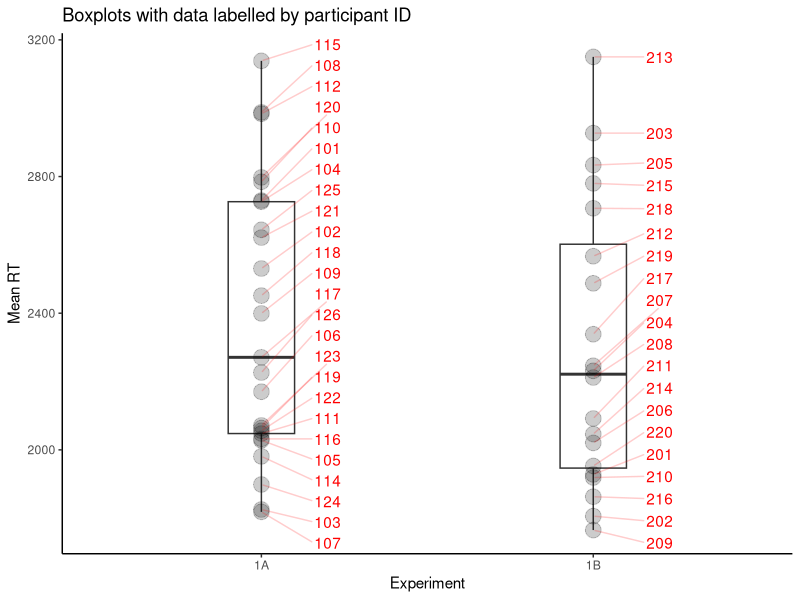

Source code (R): (Note: this script raises an error after producing the figure.)
## ---- chunk 1
knitr::opts_chunk$set(echo = FALSE, include = FALSE)
date_compiled_title = c("PDF created on", date())
## ---- chunk 2
library(tidyverse)
library(broom)
library(kableExtra)
library(ggrepel)
library(afex)
library(BayesFactor)

theme_set(theme_classic())

setwd(dirname(rstudioapi::getActiveDocumentContext()$path)) # set wd to current file location

data <- read_csv("data_tidy_CCVR03.csv")

# split into main data and awareness phase
dataAw <- filter(data, phase == 2)
dataMain <- 
  filter(data, phase == 1) %>% 
  mutate(TT = if_else(set %in% c(1,2), "repeated", "random"), # recode set into 2 variables
         targ_depth = if_else(set %in% c(1,3), "near", "far"),
         epoch = ceiling(block/5)) %>% 
  select(sub_exp:phase, epoch, block:set, TT, targ_depth, everything())

# did anyone not finish the main task? (yes, one participant)
did_not_finish <- 
  dataMain %>% 
  group_by(subj) %>% 
  count() %>% 
  filter(n < 480)

# remove any participant that failed to finish the main task
dataMain <- dataMain %>% 
  filter(!subj %in% did_not_finish$subj)

## ---- chunk 3

# get demographic information from each participant
data_demog <- 
  dataMain %>% 
  group_by(subj) %>% 
  slice(1) %>% # take top row
  ungroup() %>% 
  select(subj,sub_exp, age,gender)

# create summary stats of gender, number of participants
demog_summary <- 
  data_demog %>% 
  group_by(sub_exp) %>% 
  summarise(n = n(),
            mean_age = mean(age),
            sd_age = sd(age),
            males = sum(gender=="M"),
            females = sum(gender=="F"),
            non_binary = sum(!gender %in% c("M", "F")))

# summary statistics of response patterns, by sub_exp
basic_resp_stats <- 
  dataMain %>%
  group_by(sub_exp,subj) %>%
  summarise(mean_RT = mean(RT),
            mean_Extra_Resp = mean(num_additional_Rs),
            perc_Rs_Over1 = sum(num_additional_Rs>0)/n(),
            perc_Rs_Over2 = sum(num_additional_Rs>1)/n()) %>% 
  group_by(sub_exp) %>% 
  summarise_all(list(mean = mean, sd = sd)) %>% # from participant summaries, compute sub exp. summary stats
  select(-contains("subj")) 

# create table from those summary statistics
table_basic_resp_stats <- 
  basic_resp_stats %>% 
  pivot_longer(cols = mean_RT_mean:perc_Rs_Over2_sd, names_to = "stat") %>% 
  kable(digits = 2) %>% 
  kable_styling(latex_options = "hold_position", position = "left")

# what was the distribution of responses by experiment?
dataMain %>% 
  filter(pattern %in% c(2,4)) %>% 
  group_by(sub_exp, num_additional_Rs) %>%
  summarise(n_trials = n(),
            mean_RT = mean(RT)) %>% 
  mutate(prop = n_trials/sum(n_trials)) %>% 
  filter(num_additional_Rs<10)
# this analysis isn't reported, but most common was for trials to have 0 (registered response first time), 1, or 2 additional spacebar responses


data %>%
  group_by(sub_exp,subj) %>% 
  summarise(numTOs = sum(RT>10000)) %>% 
  view()

# filter trials with more than 2 responses (num additional Rs > 1), timeouts,
# and outlier RTs  
data <- 
  dataMain %>% 
  filter(num_additional_Rs<=1, dist_to_T>=0) %>%  # too many responses and timeouts
  group_by(subj) %>% 
  mutate(zRT = scale(RT)) %>% 
  filter(between(zRT,-2.5,2.5)) %>% 
  ungroup() 

# what percentage of trials were removed for each participant?
perc_removed <- 
  data %>%
  group_by(subj) %>% 
  summarise(perc = (1 - (n()/480))*100)

# compute normalised RT (norm_RT), for calculating w/s error bars (i.e., Cosin)
data <- 
  data %>% 
  group_by(subj) %>% # within each experiment, and each subject
  summarise(sub_MeanRT = mean(RT)) %>% # calculate the mean RT for the subject
  mutate(sample_MeanRT = mean(sub_MeanRT)) %>% # the overall mean RT for the sample in that experiment
  ungroup() %>% # ungroup the data, to allow for removal of variable
  left_join(data, by = "subj") %>% # join to the original data frame
  mutate(norm_RT = RT - sub_MeanRT + sample_MeanRT) %>% # compute the normalised RT, from the RT, subject mean and sample mean
  select(sub_exp, subj, age:RT, norm_RT, everything(), -sub_MeanRT, -sample_MeanRT)
  
## ---- chunk 4

# Is anyone an outlier in terms of mean RT? 
overall_RT_Means <- 
  data %>% 
  group_by(sub_exp, subj) %>% 
  summarise(meanRT = mean(RT)) %>% 
  mutate(z_meanRT = scale(meanRT)) 

overall_RT_Means %>% 
  filter(!between(z_meanRT, -2.5, 2.5)) # no Ps detected

# Is anyone an outlier in terms of percent removed?
perc_removed <- 
  perc_removed %>% 
  mutate(z_perc = scale(perc))

outlier_perc_removed <- 
  perc_removed %>% 
  filter(!between(z_perc, -2.5, 2.5)) %>%  # one P detected
  pull(subj)

# remove the outlier participant from the sample
data <- filter(data,!subj %in% outlier_perc_removed)

## ---- chunk 5

# plot the boxplots of RT by sub-experiment
RT_boxplot <-
  overall_RT_Means %>% 
  ggplot(aes(x = sub_exp, y = meanRT))+
  geom_boxplot(width = .2) +
  geom_point(size = 5, 
             alpha = .2) +
  geom_text_repel(aes(label = subj), 
                  direction = 'y', 
                  nudge_x = .2, 
                  segment.colour = "red", 
                  colour = "red", 
                  segment.alpha = .2) +
  labs(title = "Boxplots with data labelled by participant ID",
       y = "Mean RT",
       x = "Experiment")

## ---- chunk 6

data_RT_ANOVA_sub_exp <- 
  data %>% 
  group_by(sub_exp, subj, TT, targ_depth, epoch) %>% 
  summarise(meanRT = mean(RT))

# full 4-way ANOVA
data_RT_ANOVA_sub_exp %>% 
  aov_car(meanRT ~ Error(subj/(TT*targ_depth*epoch)) + sub_exp, data = .)

# ANOVA for 1A
data_RT_ANOVA_sub_exp %>% 
  filter(sub_exp == "1A") %>% 
  aov_car(meanRT ~ Error(subj/(TT*targ_depth*epoch)), data = .)

# ANOVA for 1B
data_RT_ANOVA_sub_exp %>% 
  filter(sub_exp == "1B") %>% 
  aov_car(meanRT ~ Error(subj/(TT*targ_depth*epoch)), data = .)

# Bayesian ANOVA
data_RT_ANOVA_sub_exp <- 
  data_RT_ANOVA_sub_exp %>% 
  as_tibble() %>% 
  mutate(across(c(sub_exp,TT,targ_depth,epoch), as.factor))

anovaBF(formula = meanRT ~ TT*targ_depth*epoch*sub_exp + subj,
        whichRandom = "subj",
        data = data_RT_ANOVA_sub_exp)

## ---- chunk 7
# main analysis of RT

# convert TT and targ_depth to factors and set level order
data <-  
  data %>% 
  mutate(TT = factor(TT, levels = c("repeated", "random")),
         targ_depth = factor(targ_depth, levels = c("near", "far")))

legendLBLs <- c("Near-T-Repeated", "Near-T-Random", "Far-T-Repeated", "Far-T-Random")

# main RT figure
RT_avgs_figure <- 
  data %>% 
  filter(sub_exp == "1B") %>% 
  group_by(TT, targ_depth, epoch) %>% 
  summarise(meanRT = mean(RT), 
            SE = sd(norm_RT)/sqrt(n())) %>% 
  ggplot(aes(x = epoch, y = meanRT, group = interaction(TT, targ_depth))) +
  geom_line() +
  geom_errorbar(aes(ymin = meanRT-SE, ymax = meanRT+SE), width = 0.1)+
  geom_point(aes(fill = interaction(TT, targ_depth), shape = interaction(TT, targ_depth)), size = 3) +
  scale_y_continuous(limits = c(1600, 3000), breaks = seq(1600,3000,200)) +
  scale_x_continuous(breaks = 1:6) +
  scale_fill_manual(name  ="",
                    labels = legendLBLs,
                    values = c("black", "white", "black", "white")) +
  scale_shape_manual(name = "",
                     labels = legendLBLs,
                     values = c(21,21,22,22))

RT_avgs_figure # print figure
## ---- chunk 8
# save data for statistical analysis
data_RT_ANOVA <- 
  data %>% 
  group_by(subj, epoch, TT, targ_depth) %>% 
  summarise(meanRT = mean(RT))

# show ANOVA table here
data_RT_ANOVA %>% 
  aov_car(meanRT ~ Error(subj/(TT*targ_depth*epoch)), data = .)

# output to check in JASP
data_RT_ANOVA %>% 
  pivot_wider(names_from = c("epoch", "TT", "targ_depth"), values_from = meanRT) %>% 
  write_csv("jasp.csv")


# calculate a CC effect for each target depth
CC_effect <- 
  data %>% 
  group_by(TT, targ_depth) %>% 
  summarise(meanRT = mean(RT)) %>% 
  pivot_wider(names_from = TT, values_from = meanRT) %>% 
  mutate(avgRT = rowMeans(select(.,random,repeated)),
         CCeffect = random - repeated)
## ---- chunk 9
# create new variables with experiment specific names

CCVR03_demog_summary = demog_summary
CCVR03_basic_resp_stats = basic_resp_stats
CCVR03_perc_removed = perc_removed
CCVR03_overall_RT_Means = overall_RT_Means
CCVR03_RT_avgs_figure = RT_avgs_figure
CCVR03_data_RT_ANOVA = data_RT_ANOVA
CCVR03_CC_effect = CC_effect

save(CCVR03_demog_summary,
     CCVR03_basic_resp_stats,
     CCVR03_perc_removed,
     CCVR03_overall_RT_Means,
     CCVR03_RT_avgs_figure,
     CCVR03_data_RT_ANOVA,
     CCVR03_CC_effect,
     file = "../../CCVR_ms_1/CCVR03_export.Rdata")
